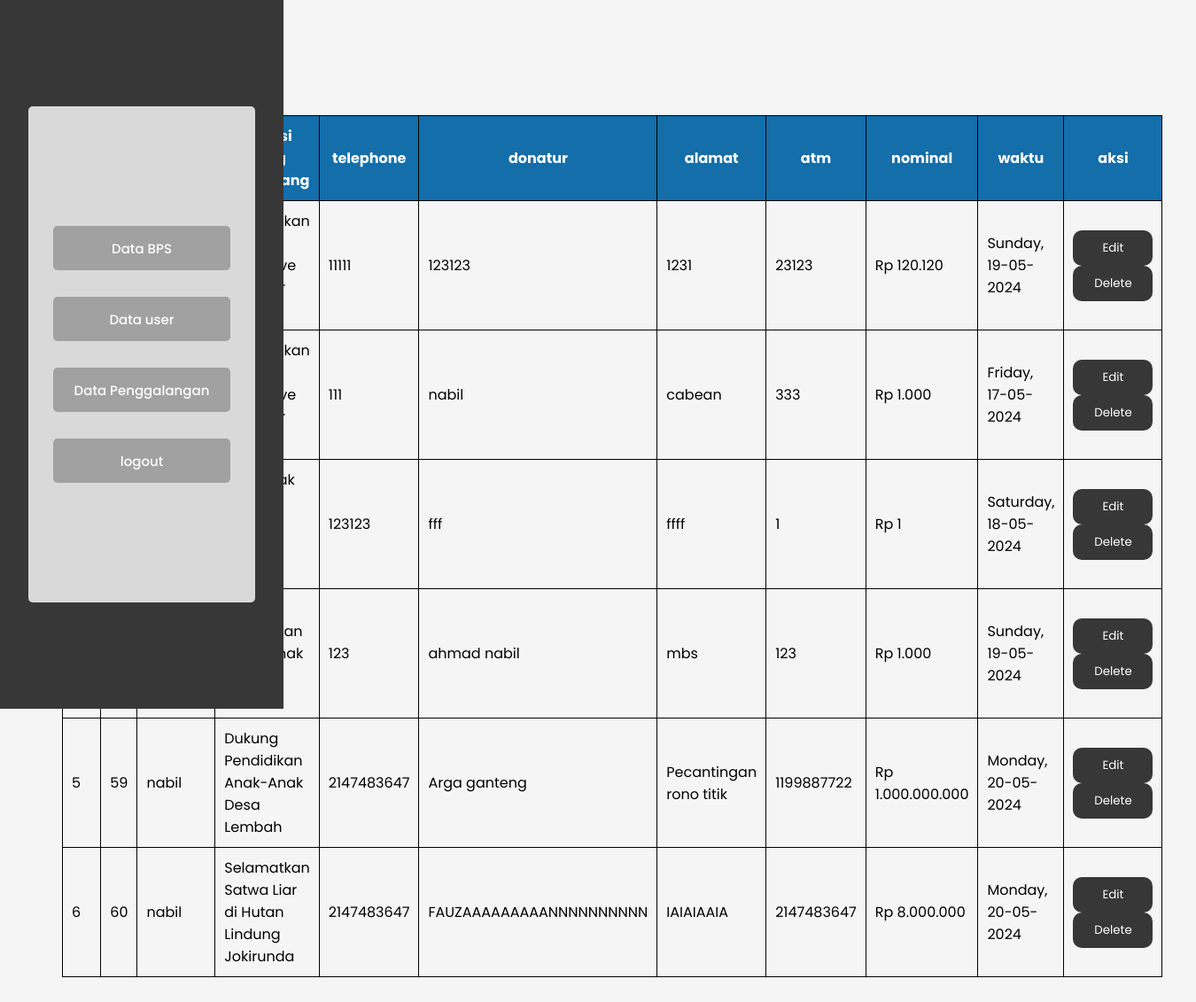
The app's page /admin/data_donatur.php with its own data.
### tables this page shows
CREATE TABLE `payment` (
  `id_payment` int(11) NOT NULL,
  `id_donasi` int(11) NOT NULL,
  `id_user` int(11) NOT NULL,
  `no_telp` int(11) NOT NULL,
  `nama_donatur` varchar(100) NOT NULL,
  `alamat` varchar(100) NOT NULL,
  `atm` int(11) NOT NULL,
  `nominal` int(11) NOT NULL,
  `waktu_pembayaran` datetime NOT NULL DEFAULT current_timestamp()
);

CREATE TABLE `user` (
  `id_user` int(11) NOT NULL,
  `username` varchar(300) NOT NULL,
  `email` varchar(300) NOT NULL,
  `password` varchar(300) NOT NULL,
  `telephone` int(11) NOT NULL,
  `level` varchar(5) NOT NULL,
  `address` varchar(200) NOT NULL,
  `photo_profile` varchar(100) NOT NULL
);

CREATE TABLE `donasi` (
  `id_donasi` int(11) NOT NULL,
  `judul` varchar(1000) NOT NULL,
  `penerima` varchar(100) NOT NULL,
  `deskripsi` varchar(1000) NOT NULL,
  `gambar` varchar(100) NOT NULL,
  `id_penggalang_dana` int(11) NOT NULL,
  `waktu` datetime NOT NULL DEFAULT current_timestamp()
);

### admin/data_donatur.php (the view, shortened to what this page needs)
<!DOCTYPE html>
<html lang="en">
<head>
    <link rel="stylesheet" href="admin-template.css">
</head>
<body>
    <div id="kiri">
        <nav>
            <div class="navbox">
                <div class="nav-item">
                    <ul>
                        <li><a href=""><button>Data BPS</button></a></li>
                        <li><a href="dashboard.php"><button>Data user</button></a></li>
                        <li><a href="data_penggalang.php"><button>Data Penggalangan</button></a></li>
                        <li><a href="../login/logout.php"><button>logout</button></a></li>
                    </ul>
                </div>
            </div>
        </nav>
    </div>
    <div id="kanan">
        <div class="atas">
            <a href="crud_donatur/create.php"><button>Add data</button></a>
        </div>
        <table>
            <th>No</th>
            <th>id</th>
            <th>donatur</th>
            <th>donasi yang disumbang</th>
            <th>telephone</th>
            <th>donatur</th>
            <th>alamat</th>
            <th>atm</th>
            <th>nominal</th>
            <th>waktu</th>
            <th>aksi</th>
            <?php
require "../login/koneksi.php";
$no=1;
$query = "SELECT
p.id_payment,
p.id_donasi AS id_donasi_payment,
p.id_user AS id_user_payment,
p.no_telp,
p.nama_donatur,
p.alamat,
p.atm,
p.nominal,
DATE_FORMAT(p.waktu_pembayaran, '%W, %d-%m-%Y') AS waktu,
d.id_donasi,
d.judul as judul,
u.id_user,
u.username as nama
FROM
user u
JOIN
payment p ON p.id_user = u.id_user
JOIN
donasi d ON d.id_donasi = p.id_donasi";
$ambil = mysqli_query($conn, $query) ;
if ($ambil) {
    while ($tampilan = mysqli_fetch_assoc($ambil)){
        $idp = $tampilan['id_payment'];
        $judul = $tampilan['judul'];
        $nama = $tampilan['nama'];
        $telephone = $tampilan['no_telp'];
        $donatur = $tampilan['nama_donatur'];
        $alamat = $tampilan['alamat'];
        $atm = $tampilan['atm'];
        $nominal = 'Rp ' . number_format($tampilan['nominal'], 0, ',', '.');
        $waktu = $tampilan['waktu'];
        echo '<tr>
            <td>'.$no.'</td>
            <td>'.$idp.'</td>
            <td>'.$nama.'</td>
            <td>'.$judul.'</td>
            <td>'.$telephone.'</td>
            <td>'.$donatur.'</td>
            <td>'.$alamat.'</td>
            <td>'.$atm.'</td>
            <td>'.$nominal.'</td>
            <td>'.$waktu.'</td>
            <td>
                <button><a href="../admin/crud_donatur/edit.php?id='.$idp.'">Edit</a></button>
                <button><a href="../admin/crud_donatur/delete.php?id='.$idp.'">Delete</a></button>
            </td>
        </tr>';
        $no++;
    }
}
?>
        </table>
    </div>
</body>
</html>

### admin/admin-template.css (style rules this page uses)
* { padding: 0; margin: 0; }
body { display: flex; font-family: "poppins"; background-color: #F5F5F5; }
#kiri { background-color: #373737; height: 100vh; width: 40vh; display: flex; align-items: center; justify-content: center; position: fixed; }
nav { background-color: #D9D9D9; height: 70%; width: 80%; display: flex; border-radius: 5px; }
.navbox { margin: auto; }
.navbox .nav-item ul li { list-style: none; }
.navbox ul { display: flex; justify-content: center; align-items: center; flex-direction: column; row-gap: 30px; }
.navbox ul li button { border: none; width: 200px; height: 50px; background-color: #A1A1A1; font-family: "poppins"; font-weight: 500; font-size: 15px; border-radius: 5px; transition: 0.2s; }
table { border-collapse: collapse; width: 100%; margin-top: 20px; }
table, th, td { border: 1px solid black; }
th, td { padding: 10px; }
th { background-color: rgb(19, 110, 170); color: white; }
#kanan { background-color: #f5f5f5; width: 100%; padding: 70px; }
button { background-color: #373737; font-family: poppins; color: white; border: none; width: 90px; height: 40px; border-radius: 10px; }
a { text-decoration: none; color: #fff; }

### records on screen
payment: no_telp "11111", nama_donatur "123123", alamat "1231", atm "23123", nominal "Rp 120.120", waktu "Sunday, 19-05-2024"
payment: no_telp "111", nama_donatur "nabil", alamat "cabean", atm "333", nominal "Rp 1.000", waktu "Friday, 17-05-2024"
payment: no_telp "123123", nama_donatur "fff", alamat "ffff", atm "1", nominal "Rp 1", waktu "Saturday, 18-05-2024"
payment: no_telp "123", nama_donatur "ahmad nabil", alamat "mbs", atm "123", nominal "Rp 1.000", waktu "Sunday, 19-05-2024"
payment: id_payment "59", id_user.username "nabil", id_donasi.judul "Dukung Pendidikan Anak-Anak Desa Lembah", no_telp "2147483647", nama_donatur "Arga ganteng", alamat "Pecantingan rono titik", atm "1199887722", nominal "Rp 1.000.000.000", waktu "Monday, 20-05-2024"
payment: id_payment "60", id_user.username "nabil", id_donasi.judul "Selamatkan Satwa Liar di Hutan Lindung Jokirunda", no_telp "2147483647", nama_donatur "FAUZAAAAAAAAANNNNNNNNNN", alamat "IAIAIAAIA", atm "2147483647", nominal "Rp 8.000.000", waktu "Monday, 20-05-2024"
